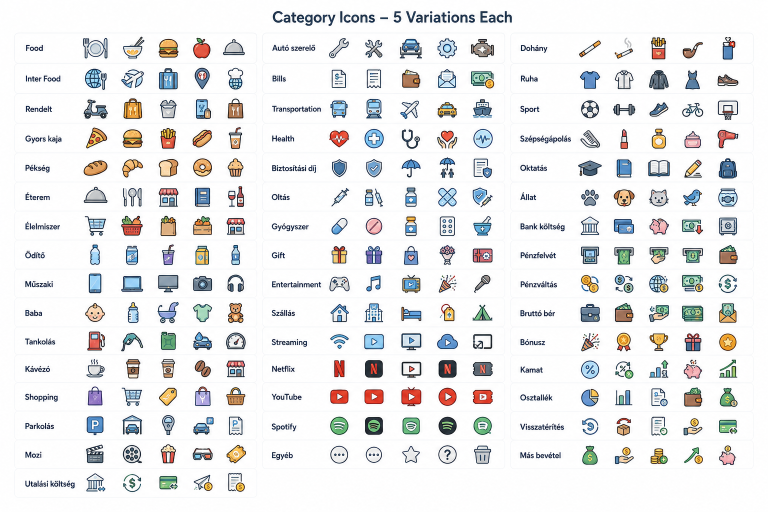
#> input picture tools/development-assets/category-icons-source.png, 1536 x 1024 px (shown at 1/2 size)
$ python extract-category-icons.py
#> lines starting #> are read from the running program, lines starting #| are printed output that depends on the picture; after the words box and inside, x2 and y2 are one past the last pixel; in counts of white or black regions, pixels touching at a corner belong together
#!/usr/bin/env python3

from collections import deque
from pathlib import Path
import sys

from PIL import Image


ROOT = Path(__file__).resolve().parents[1]
PUBLIC_SOURCE = ROOT / "src/PocketLedger/wwwroot/images/category-icons/category-icons-source.png"
DEVELOPMENT_SOURCE = ROOT / "tools/development-assets/category-icons-source.png"
OUTPUT_ROOT = ROOT / "src/PocketLedger/wwwroot/images/category-icons"

COLUMN_CENTERS = {
    "left": [190, 264, 336, 407, 472],
    "middle": [679, 750, 823, 895, 968],
    "right": [1180, 1252, 1324, 1396, 1467],
}

GROUPS = {
    "food": ("left", 0),
    "travel": ("left", 1),
    "phone": ("left", 8),
    "fuel": ("left", 10),
    "coffee": ("left", 11),
    "shopping": ("left", 12),
    "parking": ("left", 13),
    "cinema": ("left", 14),
    "car-service": ("middle", 0),
    "bills": ("middle", 1),
    "transportation": ("middle", 2),
    "health": ("middle", 3),
    "insurance": ("middle", 4),
    "gift": ("middle", 7),
    "entertainment": ("middle", 8),
    "accommodation": ("middle", 9),
    "internet": ("middle", 10),
    "streaming": ("middle", 11),
    "other-expense": ("middle", 14),
    "bank": ("right", 6),
    "salary": ("right", 9),
    "interest": ("right", 11),
    "investment": ("right", 12),
    "cashback": ("right", 13),
    "other-income": ("right", 14),
}

FIRST_ROW_CENTER_Y = 96
ROW_HEIGHT = 58
CELL_HALF_WIDTH = 29
CELL_HALF_HEIGHT = 26
CANVAS_SIZE = 256
ICON_SIZE = 216


def source_path() -> Path:
    if DEVELOPMENT_SOURCE.exists():
        return DEVELOPMENT_SOURCE
    if PUBLIC_SOURCE.exists():
        return PUBLIC_SOURCE
    raise FileNotFoundError("Category icon source sheet was not found.")


def remove_white_matte(image: Image.Image) -> Image.Image:
    rgba = image.convert("RGBA")
    pixels = rgba.load()
    width, height = rgba.size
    queue = deque((x, y) for x in range(width) for y in (0, height - 1))
    queue.extend((x, y) for y in range(height) for x in (0, width - 1))
    visited = set()

    while queue:
        x, y = queue.popleft()
        if (x, y) in visited:
            continue
        red, green, blue, alpha = pixels[x, y]
        whiteness = min(red, green, blue)
        if alpha != 0 and (whiteness < 220 or max(red, green, blue) - whiteness > 18):
            continue
        visited.add((x, y))
        if alpha == 0:
            pixels[x, y] = (0, 0, 0, 0)
        else:
            new_alpha = round(alpha * (255 - whiteness) / 35)
            channels = tuple(max(0, min(255, round(255 - (255 - channel) * 255 / alpha))) for channel in (red, green, blue))
            pixels[x, y] = channels + (new_alpha,)
        if x > 0:
            queue.append((x - 1, y))
        if x + 1 < width:
            queue.append((x + 1, y))
        if y > 0:
            queue.append((x, y - 1))
        if y + 1 < height:
            queue.append((x, y + 1))

    return rgba


def normalize_icon(icon: Image.Image) -> Image.Image:
    icon = remove_white_matte(icon)
    visible_alpha = icon.getchannel("A").point(lambda alpha: 255 if alpha >= 48 else 0)
    bounds = visible_alpha.getbbox()
    if bounds is None:
        raise ValueError("The extracted icon is empty.")

    trimmed = icon.crop(bounds)
    scale = min(ICON_SIZE / trimmed.width, ICON_SIZE / trimmed.height)
    resized_size = (max(1, round(trimmed.width * scale)), max(1, round(trimmed.height * scale)))
    trimmed = trimmed.convert("RGBa").resize(resized_size, Image.Resampling.LANCZOS).convert("RGBA")
    canvas = Image.new("RGBA", (CANVAS_SIZE, CANVAS_SIZE), (0, 0, 0, 0))
    position = ((CANVAS_SIZE - trimmed.width) // 2, (CANVAS_SIZE - trimmed.height) // 2)
    canvas.alpha_composite(trimmed, position)
    return canvas


def main() -> int:
    source = Image.open(source_path()).convert("RGBA")
    if source.size != (1536, 1024):
        raise ValueError(f"Unexpected source dimensions: {source.size}")

    generated = 0
    for group, (column, row) in GROUPS.items():
        center_y = FIRST_ROW_CENTER_Y + row * ROW_HEIGHT
        output_directory = OUTPUT_ROOT / group
        output_directory.mkdir(parents=True, exist_ok=True)

        for index, center_x in enumerate(COLUMN_CENTERS[column], start=1):
            crop_box = (
                center_x - CELL_HALF_WIDTH,
                center_y - CELL_HALF_HEIGHT,
                center_x + CELL_HALF_WIDTH,
                center_y + CELL_HALF_HEIGHT,
            )
            icon = normalize_icon(source.crop(crop_box))
            icon.save(output_directory / f"{group}-{index}.png", optimize=True)
            generated += 1
#> this loop made 25 passes
#> center_y on passes 2 to 13: 154, 560, 676, 734, 792, 850, 908, 96, 154, 212, 270, 328
#> pass 1, in remove_white_matte, `rgba = image.convert("RGBA")`:
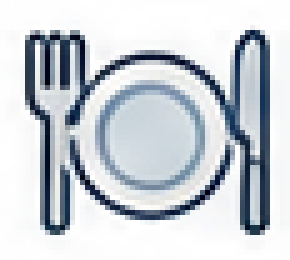
#> rgba: PIL image 58x52 RGBA (shown 5 times larger); mean R, G, B, A 201.8, 207.3, 213.4, 255
#> pass 1, in normalize_icon, `visible_alpha = icon.getchannel("A").point(lambda alpha: 255 if alpha ..`:
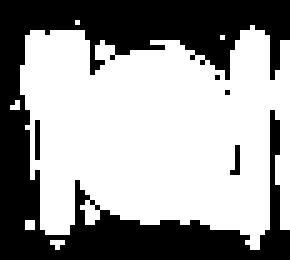
#> visible_alpha: PIL image 58x52 L (shown 5 times larger); 60.4% white; 5 black regions (4 under 20 px), largest, box (x1, y1, x2, y2) and area: (0, 0, 58, 52) 1176
#> pass 1, in normalize_icon, `trimmed = icon.crop(bounds)`:
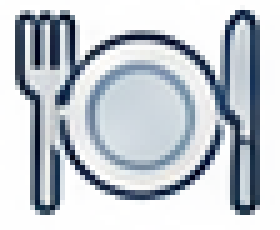
#> trimmed: PIL image 56x46 RGBA (shown 5 times larger); mean R, G, B, A 192.9, 199.3, 206.4, 165; transparent parts drawn white
#> after the loop:
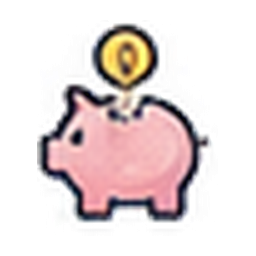
#> icon: PIL image 256x256 RGBA; mean R, G, B, A 123.8, 112.1, 111.8, 90.2; transparent parts drawn white

    print(f"Generated {generated} category icons in {OUTPUT_ROOT.relative_to(ROOT)}")
#| Generated 125 category icons in src/PocketLedger/wwwroot/images/category-icons
    return 0


if __name__ == "__main__":
    sys.exit(main())
#> (the program exits here)
